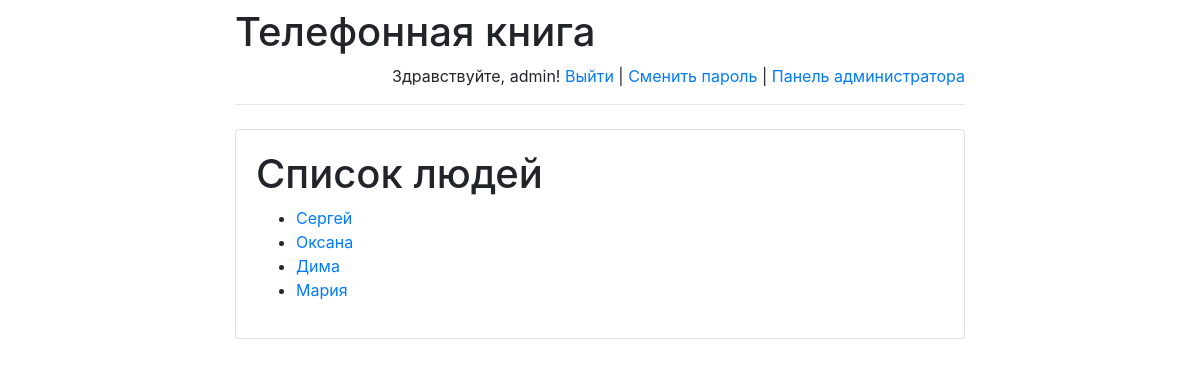
The page /persons/ (signed in) on the database as committed earlier.
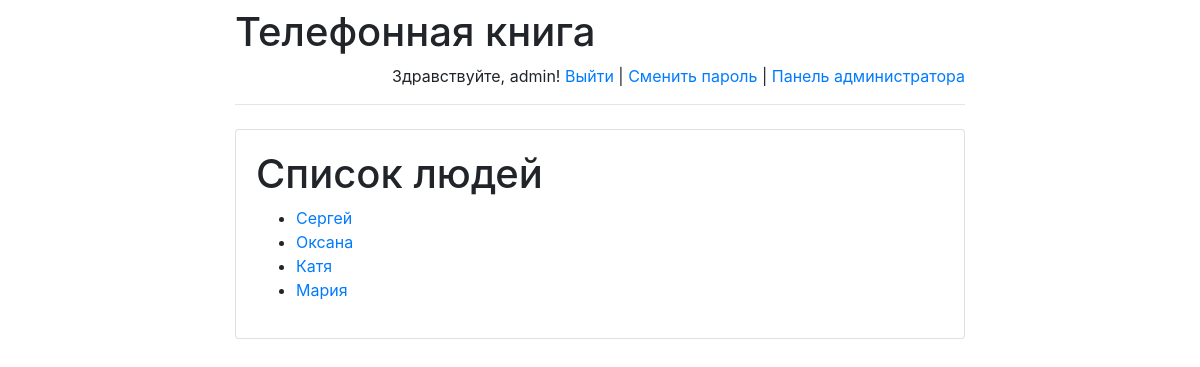
The same page on the database as committed later.
### persons/models.py (models this page shows)
class Person(models.Model):
    person_text = models.CharField(max_length=255)
    pub_date = models.DateTimeField('date published')

### persons/views.py (the view)
# urls.py: path(r'', views.index, name='index'),
def index(request):
    messages = None
    if "messages" in request.GET:
        messages = request.GET["messages"]
    return render(
        request,
        "index.html",
        {
            "latest_persons":
                Person.objects.order_by('-pub_date')[:5],
            "messages": messages
        }
    )

### persons/templates/index.html (shortened to what this page needs)
<!DOCTYPE html>
<html lang="en">
<head>
</head>
<body>
{% extends 'base.html' %}
{% block main %}
<h1>Список людей</h1>
{% if latest_persons %}
    <ul>
        {% for person in latest_persons %}
            <li>
                <a href="/persons/{{ person.id }}/">
                    {{ person.person_text }}
                </a>
            </li>
        {% endfor %}
    </ul>
{% else %}
    <p>No persons are available right now.</p>
{% endif %}
{% endblock %}

Rows that differ between the two databases and show on the page:
changed Person: person_text "Дима" → "Катя"
